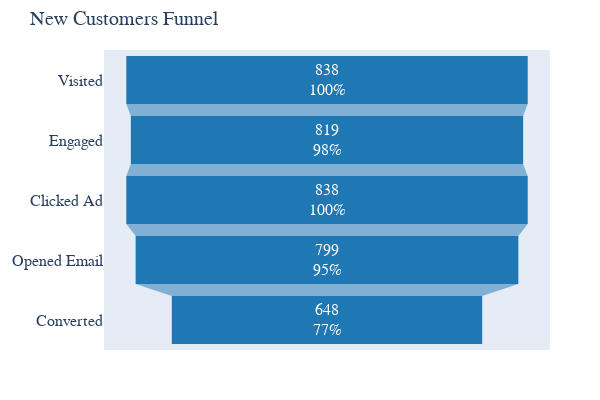

Notebook code for this chart:
### Code cell
# Sometimes the SQL returns columns in lowercase or underscores, so map manually:
stages = ['Visited', 'Engaged', 'Clicked Ad', 'Opened Email', 'Converted']
counts = [
    df3['visited'][0],
    df3['engaged_visitors'][0],
    df3['clicked_ad'][0],
    df3['opened_email'][0],
    df3['converted'][0]
]

fig = go.Figure(go.Funnel(y=stages, x=counts, textinfo="value+percent initial", marker=dict(color="#1f77b4"),
    textfont={"size": 16}  # Font size of text inside bars
))

fig.update_layout(title="New Customers Funnel", width=600, height=400, font=dict(size=16, family="Arial"),
    margin=dict(t=80, l=50, r=50, b=50))

fig.update_layout(title_font_size=20, xaxis_title_font_size=16, yaxis_title_font_size=16,
    margin=dict(t=50, b=50, l=50, r=50))
# Save as PNG (or use .jpeg, .pdf, etc.)
fig.write_image("New_Customers_Funnel.png", scale=3)  
Image("New_Customers_Funnel.png")
fig.show()

### Figure 1 — Plotly figure (JSON) as saved in the notebook; plotly's stock layout.template omitted (floating-point values rounded to 4 significant figures)
{"data": [{"marker": {"color": "#1f77b4"}, "textfont": {"size": 16}, "textinfo": "value+percent initial", "type": "funnel", "x": [838, 819, 838, 799, 648], "y": ["Visited", "Engaged", "Clicked Ad", "Opened Email", "Converted"]}], "layout": {"font": {"family": "Arial", "size": 16}, "height": 400, "margin": {"b": 50, "l": 50, "r": 50, "t": 50}, "title": {"font": {"size": 20}, "text": "New Customers Funnel"}, "width": 600, "xaxis": {"autorange": true, "range": [-465.6, 465.6], "title": {"font": {"size": 16}}, "type": "linear"}, "yaxis": {"autorange": true, "range": [4.5, -0.5], "title": {"font": {"size": 16}}, "type": "category"}}}
